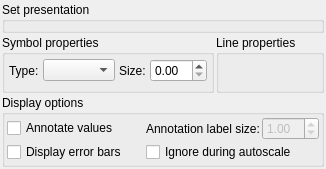
<?xml version="1.0" encoding="UTF-8"?>
<ui version="4.0">
 <class>tabMain</class>
 <widget class="QWidget" name="tabMain">
  <layout class="QVBoxLayout" name="outerLayout">
   <property name="spacing"><number>2</number></property>
   <property name="leftMargin"><number>2</number></property>
   <property name="topMargin"><number>2</number></property>
   <property name="rightMargin"><number>2</number></property>
   <property name="bottomMargin"><number>2</number></property>
   <item>
    <widget class="QGroupBox" name="fraSetPres">
     <property name="title"><string>Set presentation</string></property>
     <layout class="QVBoxLayout" name="layoutSetPres">
      <property name="spacing"><number>2</number></property>
      <property name="leftMargin"><number>2</number></property>
      <property name="topMargin"><number>2</number></property>
      <property name="rightMargin"><number>2</number></property>
      <property name="bottomMargin"><number>2</number></property>
      <item><widget class="StdSelector" name="cmbType"/></item>
      <item><widget class="stdLineEditLaTeX" name="ledString"/></item>
     </layout>
    </widget>
   </item>
   <item>
    <layout class="QHBoxLayout" name="layoutSymbLine">
     <item>
      <widget class="QGroupBox" name="fraSymbProp">
       <property name="title"><string>Symbol properties</string></property>
       <layout class="QVBoxLayout" name="layoutSymbProp">
        <property name="spacing"><number>2</number></property>
        <property name="leftMargin"><number>2</number></property>
        <property name="topMargin"><number>2</number></property>
        <property name="rightMargin"><number>2</number></property>
        <property name="bottomMargin"><number>2</number></property>
        <item>
         <widget class="QWidget" name="rowTypeSize">
          <layout class="QHBoxLayout" name="layoutTypeSize">
           <property name="spacing"><number>4</number></property>
           <property name="leftMargin"><number>2</number></property>
           <property name="topMargin"><number>2</number></property>
           <property name="rightMargin"><number>2</number></property>
           <property name="bottomMargin"><number>2</number></property>
           <item>
            <widget class="QLabel" name="lblSymbType">
             <property name="text"><string>Type:</string></property>
            </widget>
           </item>
           <item>
            <widget class="PatternComboBox4" name="cmbSymbType">
             <property name="sizePolicy">
              <sizepolicy hsizetype="Expanding" vsizetype="Fixed">
               <horstretch>1</horstretch><verstretch>0</verstretch>
              </sizepolicy>
             </property>
            </widget>
           </item>
           <item>
            <widget class="QLabel" name="lblSymbSize">
             <property name="text"><string>Size:</string></property>
            </widget>
           </item>
           <item>
            <widget class="QDoubleSpinBox" name="spnSymbSize">
             <property name="minimum"><double>0.000000</double></property>
             <property name="maximum"><double>10.000000</double></property>
             <property name="singleStep"><double>1.000000</double></property>
             <property name="decimals"><number>2</number></property>
             <property name="maximumWidth"><number>70</number></property>
            </widget>
           </item>
          </layout>
         </widget>
        </item>
        <item><widget class="ColorSelector" name="cmbSymbColor"/></item>
        <item><widget class="StdSelector" name="selSymbChar"/></item>
       </layout>
      </widget>
     </item>
     <item>
      <widget class="QGroupBox" name="fraLineProp">
       <property name="title"><string>Line properties</string></property>
       <layout class="QVBoxLayout" name="layoutLineProp">
        <property name="spacing"><number>2</number></property>
        <property name="leftMargin"><number>2</number></property>
        <property name="topMargin"><number>2</number></property>
        <property name="rightMargin"><number>2</number></property>
        <property name="bottomMargin"><number>2</number></property>
        <item><widget class="StdSelector" name="cmbLineType"/></item>
        <item>
         <widget class="QWidget" name="rowStyleWidth">
          <layout class="QHBoxLayout" name="layoutStyleWidth">
           <property name="spacing"><number>0</number></property>
           <property name="leftMargin"><number>0</number></property>
           <property name="topMargin"><number>0</number></property>
           <property name="rightMargin"><number>0</number></property>
           <property name="bottomMargin"><number>0</number></property>
           <item><widget class="LineStyleSelector" name="cmbLineStyle"/></item>
           <item><widget class="LineWidthSelector" name="spnLineWidth"/></item>
          </layout>
         </widget>
        </item>
        <item><widget class="ColorSelector" name="cmbLineColor"/></item>
       </layout>
      </widget>
     </item>
    </layout>
   </item>
   <item>
    <widget class="QGroupBox" name="fraDispOpt">
     <property name="title"><string>Display options</string></property>
     <layout class="QGridLayout" name="layoutDispOpt">
      <property name="spacing"><number>2</number></property>
      <property name="leftMargin"><number>2</number></property>
      <property name="topMargin"><number>2</number></property>
      <property name="rightMargin"><number>2</number></property>
      <property name="bottomMargin"><number>2</number></property>
      <item row="0" column="0">
       <widget class="QCheckBox" name="chkAnnVal">
        <property name="text"><string>Annotate values</string></property>
       </widget>
      </item>
      <item row="0" column="1">
       <widget class="QWidget" name="rowAnnSize">
        <layout class="QHBoxLayout" name="layoutAnnSize">
         <property name="spacing"><number>2</number></property>
         <property name="leftMargin"><number>0</number></property>
         <property name="topMargin"><number>0</number></property>
         <property name="rightMargin"><number>0</number></property>
         <property name="bottomMargin"><number>0</number></property>
         <item>
          <widget class="QLabel" name="lblAnnSize">
           <property name="text"><string>Annotation label size:</string></property>
          </widget>
         </item>
         <item>
          <widget class="QDoubleSpinBox" name="spnAnnValSize">
           <property name="enabled"><bool>false</bool></property>
           <property name="minimum"><double>0.010000</double></property>
           <property name="maximum"><double>10.000000</double></property>
           <property name="singleStep"><double>0.100000</double></property>
           <property name="decimals"><number>2</number></property>
           <property name="value"><double>1.000000</double></property>
           <property name="maximumWidth"><number>70</number></property>
          </widget>
         </item>
        </layout>
       </widget>
      </item>
      <item row="1" column="0">
       <widget class="QCheckBox" name="chkDispErrBars">
        <property name="text"><string>Display error bars</string></property>
       </widget>
      </item>
      <item row="1" column="1">
       <widget class="QCheckBox" name="chkIgnoreInAutoscale">
        <property name="text"><string>Ignore during autoscale</string></property>
       </widget>
      </item>
     </layout>
    </widget>
   </item>
  </layout>
 </widget>
 <customwidgets>
  <customwidget>
   <class>StdSelector</class>
   <extends>QWidget</extends>
   <header>fundamentals.h</header>
  </customwidget>
  <customwidget>
   <class>stdLineEditLaTeX</class>
   <extends>QWidget</extends>
   <header>fundamentals.h</header>
  </customwidget>
  <customwidget>
   <class>PatternComboBox4</class>
   <extends>QComboBox</extends>
   <header>fundamentals.h</header>
  </customwidget>
  <customwidget>
   <class>ColorSelector</class>
   <extends>QWidget</extends>
   <header>fundamentals.h</header>
  </customwidget>
  <customwidget>
   <class>LineStyleSelector</class>
   <extends>QWidget</extends>
   <header>fundamentals.h</header>
  </customwidget>
  <customwidget>
   <class>LineWidthSelector</class>
   <extends>QWidget</extends>
   <header>fundamentals.h</header>
  </customwidget>
 </customwidgets>
 <resources/>
 <connections/>
</ui>
